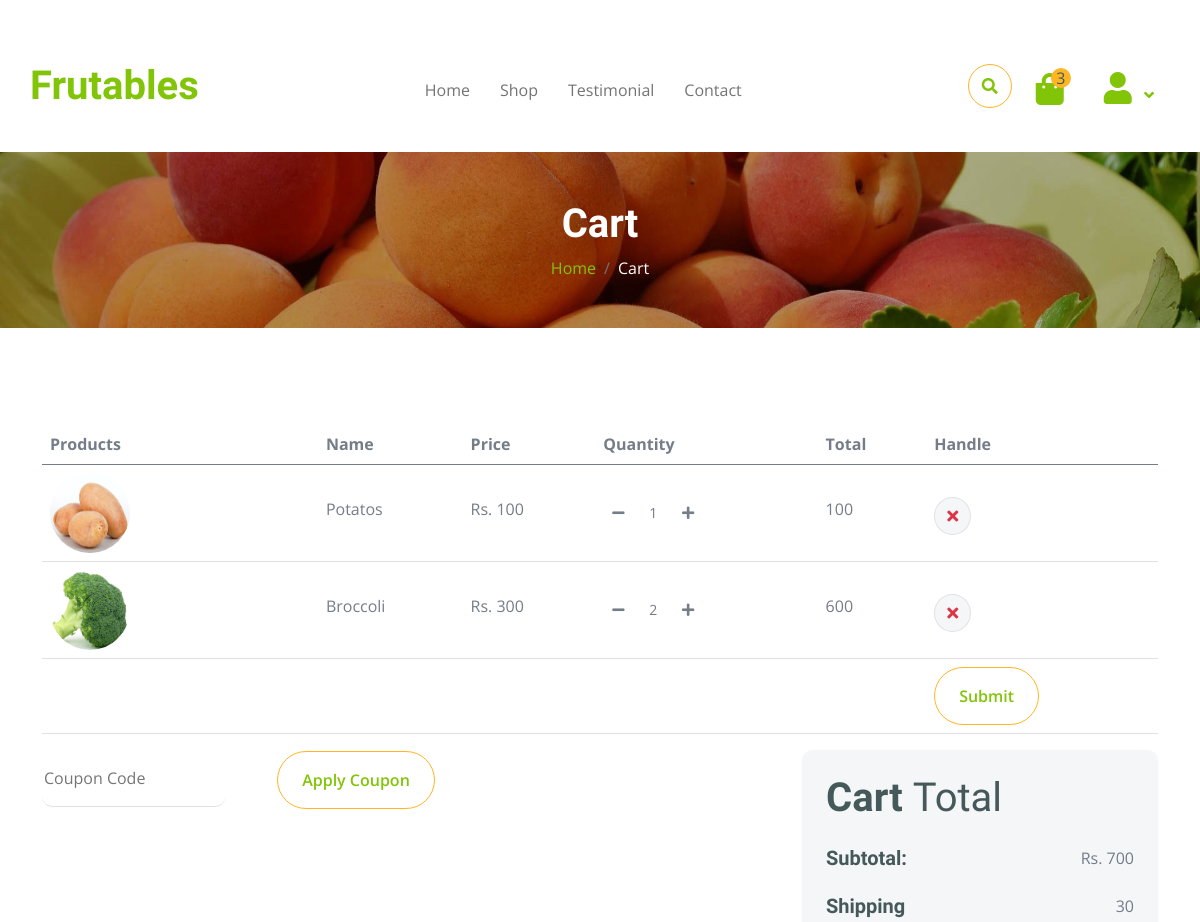
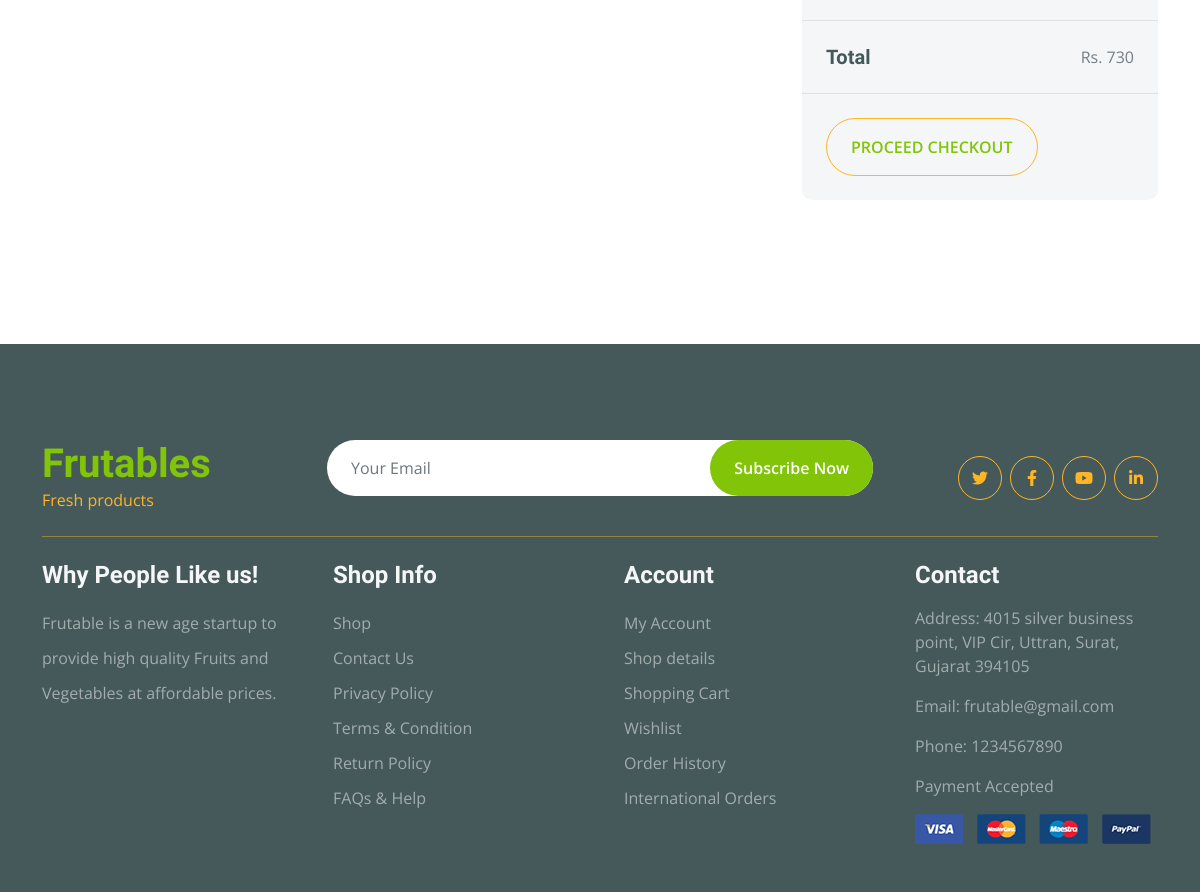
Page /cart/ (signed in) on the committed database (2 pictures, top to bottom).
### home/models.py (models this page shows, shortened)
class Contact(models.Model):
    name = models.CharField(max_length=100)
    discription = models.TextField(max_length=100)
    address = models.TextField(max_length=100)
    email = models.EmailField(max_length=100)
    number = models.IntegerField()
    url = models.CharField(max_length=1000)

class product(models.Model):
    name = models.CharField(max_length=50)
    discription = models.TextField(max_length=100)
    price = models.IntegerField()
    origin = models.CharField(max_length=100)
    weight = models.CharField(max_length=10)
    image = models.FileField(upload_to="product/")
    cat = models.ForeignKey(category , on_delete=models.CASCADE)
    quality = models.ForeignKey(subcategory , on_delete=models.CASCADE)

### cart/models.py (models this page shows, shortened)
class cart(models.Model):
    user_id = models.ForeignKey(register, on_delete=models.CASCADE)
    product_id = models.ForeignKey(product, on_delete=models.CASCADE)
    qty = models.IntegerField()
    total = models.IntegerField()

### cart/views.py (the view, shortened to what this page needs)
# urls.py: path('',cartview,name="cart"),
def cartview(request):
    user = base(request)
    sum = 0
    rate = 30
    a = cart.objects.filter(user_id = user[0].id).all()
    for i in a:
        sum += i.total
    context = {
        "row":user[0],
        "contact":user[1],
        "a" : a,
        "sum" : sum,
        "rate" : rate,
    }
    return render(request, "cart/cart.html", context)

### home/views.py (called while the page is built)
def base(request):
    std = ''
    if 'userid' in request.session:
        userid = request.session['userid']
        std = register.objects.get(id=userid)
    a = Contact.objects.get()
    return std,a

### cart/templates/cart/cart.html (shortened to what this page needs)
{% extends "base.html" %}
{% load static %}
{% block content %}
    <div class="container-fluid page-header py-5">
        <h1 class="text-center text-white display-6">Cart</h1>
        <ol class="breadcrumb justify-content-center mb-0">
            <li class="breadcrumb-item"><a href="{% url "home" %}">Home</a></li>
            <li class="breadcrumb-item active text-white">Cart</li>
        </ol>
    </div>
    <div class="container-fluid py-5">
        <div class="container py-5">
            <div class="table-responsive">
                <table class="table">
                    <thead>
                      <tr>
                        <th scope="col">Products</th>
                        <th scope="col">Name</th>
                        <th scope="col">Price</th>
                        <th scope="col">Quantity</th>
                        <th scope="col">Total</th>
                        <th scope="col">Handle</th>
                      </tr>
                    </thead>
                    <tbody>
                        <form method="post">
                        {% for row in a %}
                        <tr>
                            <th scope="row">
                                <div class="d-flex align-items-center">
                                    <img src="{{row.product_id.image.url}}" class="img-fluid me-5 rounded-circle" style="width: 80px; height: 80px;" alt="">
                                </div>
                            </th>
                            <td>
                                <p class="mb-0 mt-4">{{row.product_id.name}}</p>
                            </td>
                            <td>
                                <p class="mb-0 mt-4">Rs. {{row.product_id.price}}</p>
                            </td>
                            <td>
                                <div class="input-group mt-4" style="width: 100px;">
                                    <div class="input-group quantity mx-auto" style="width: 100px;">
                                        <div class="input-group-btn">
                                            <button type="button" class="btn btn-sm btn-minus" >
                                            <i class="fa fa-minus"></i>
                                            </button>
                                        </div>
                                        <input type="text" class="form-control form-control-sm border-0 text-center" name="qty[]" value="{{row.qty}}">
                                        <div class="input-group-btn">
                                            <button type="button" class="btn btn-sm btn-plus">
                                                <i class="fa fa-plus"></i>
                                            </button>
                                        </div>
                                    </div>
                                </div>
                            </td>
                            <td>
                                <p class="mb-0 mt-4">{{row.total}}</p>
                            </td>
                            <td>
                                <a href="{% url "cartdelete" row.id %}" class="btn btn-md rounded-circle bg-light border mt-4">
                                    <i class="fa fa-times text-danger"></i>
                                </a>
                            </td>
                        </tr>
                        {% endfor %}
                        <tr>
                            <td></td>
                            <td></td>
                            <td></td>
                            <td></td>
                            <td></td>
                            <td>
                                <button type="submit" name="cartsubmit" class="btn border-secondary rounded-pill px-4 py-3 text-primary">Submit</button>
                            </td>
                        </tr>
                    </form>
                </tbody>
            </table>
            </div>
            <div class="row g-4 justify-content-end">
                <div class="col-8">
                    <input type="text" class="border-0 border-bottom rounded me-5 py-3 mb-4" placeholder="Coupon Code">
                    <button class="btn border-secondary rounded-pill px-4 py-3 text-primary" type="button">Apply Coupon</button>
                </div>
                <div class="col-sm-8 col-md-7 col-lg-6 col-xl-4">
                    <div class="bg-light rounded">
                        <div class="p-4">
                            <h1 class="display-6 mb-4">Cart <span class="fw-normal">Total</span></h1>
                            <div class="d-flex justify-content-between mb-4">
                                <h5 class="mb-0 me-4">Subtotal:</h5>
                                <p class="mb-0">Rs. {{sum}}</p>
                            </div>
                            <div class="d-flex justify-content-between">
                                <h5 class="mb-0 me-4">Shipping</h5>
                                <div class="">
                                    <p class="mb-0">{{rate}}</p>
                                </div>
                            </div>
                        </div>
                        <div class="py-4 mb-4 border-top border-bottom d-flex justify-content-between">
                            <h5 class="mb-0 ps-4 me-4">Total</h5>
                            <p class="mb-0 pe-4">Rs. {{sum|add:rate}}</p>
                        </div>
                        <a href="{% url "checkout" %}" class="btn border-secondary rounded-pill px-4 py-3 text-primary text-uppercase mb-4 ms-4">
                            Proceed Checkout
                        </a>
                    </div>
                </div>
            </div>
        </div>
    </div>
{% endblock %}

### home/templates/base.html (shortened to what this page needs)
{% load static %}
<!DOCTYPE html>
<html lang="en">
<head>
    <link rel="stylesheet" href="https://use.fontawesome.com/releases/v5.15.4/css/all.css"/>
    <link href="https://cdn.jsdelivr.net/npm/bootstrap-icons@1.4.1/font/bootstrap-icons.css" rel="stylesheet">
    <link href="{% static "lib/lightbox/css/lightbox.min.css" %}" rel="stylesheet">
    <link href="{% static "lib/owlcarousel/assets/owl.carousel.min.css" %}" rel="stylesheet">
    <link href="{% static "css/bootstrap.min.css" %}" rel="stylesheet">
    <link href="{% static "css/style.css" %}" rel="stylesheet">
</head>
<body>
    <div class="container-fluid fixed-top">
        <div class="container topbar  d-none d-lg-block">
        </div>
        <div class="container px-0">
            <nav class="navbar navbar-light bg-white navbar-expand-xl">
                <a href="{% url "home" %}" class="navbar-brand"><h1 class="text-primary display-6">{{contact.name}}</h1></a>
                <div class="collapse navbar-collapse bg-white" id="navbarCollapse">
                    <div class="navbar-nav mx-auto">
                        <a href="{% url "home" %}" class="nav-item nav-link">Home</a>
                        <a href="{% url "shop" %}" class="nav-item nav-link">Shop</a>
                        <a href="{% url "testimonial" %}" class="nav-item nav-link">Testimonial</a>
                        <a href="{% url "contact" %}" class="nav-item nav-link">Contact</a>
                    </div>
                    <div class="d-flex m-3 me-0">
                        <button class="btn-search btn border border-secondary btn-md-square rounded-circle bg-white me-4" data-bs-toggle="modal" data-bs-target="#searchModal"><i class="fas fa-search text-primary"></i></button>
                        <a href="{% url "cart" %}" class="position-relative me-4 my-auto">
                            <i class="fa fa-shopping-bag fa-2x"></i>
                            <span class="position-absolute bg-secondary rounded-circle d-flex align-items-center justify-content-center text-dark px-1" style="top: -5px; left: 15px; height: 20px; min-width: 20px;">3</span>
                        </a>
                            <div class="nav-item dropdown">
                                <a href="" class="nav-link dropdown-toggle" data-bs-toggle="dropdown">
                                    <i class="fas fa-user fa-2x"></i>
                                </a>
                        </div>
                    </div>
                </div>
            </nav>
        </div>
    </div>
    {% block content %}
    {% endblock %}
    <div class="container-fluid bg-dark text-white-50 footer pt-5 mt-5">
        <div class="container py-5">
            <div class="pb-4 mb-4" style="border-bottom: 1px solid rgba(226, 175, 24, 0.5) ;">
                <div class="row g-4">
                    <div class="col-lg-3">
                            <h1 class="text-primary mb-0">{{contact.name}}</h1>
                            <p class="text-secondary mb-0">Fresh products</p>
                    </div>
                    <div class="col-lg-6">
                        <div class="position-relative mx-auto">
                            <input class="form-control border-0 w-100 py-3 px-4 rounded-pill" type="number" placeholder="Your Email">
                            <button type="submit" class="btn btn-primary border-0 border-secondary py-3 px-4 position-absolute rounded-pill text-white" style="top: 0; right: 0;">Subscribe Now</button>
                        </div>
                    </div>
                    <div class="col-lg-3">
                        <div class="d-flex justify-content-end pt-3">
                            <a class="btn  btn-outline-secondary me-2 btn-md-square rounded-circle" href=""><i class="fab fa-twitter"></i></a>
                            <a class="btn btn-outline-secondary me-2 btn-md-square rounded-circle" href=""><i class="fab fa-facebook-f"></i></a>
                            <a class="btn btn-outline-secondary me-2 btn-md-square rounded-circle" href=""><i class="fab fa-youtube"></i></a>
                            <a class="btn btn-outline-secondary btn-md-square rounded-circle" href=""><i class="fab fa-linkedin-in"></i></a>
                        </div>
                    </div>
                </div>
            </div>
            <div class="row g-5">
                <div class="col-lg-3 col-md-6">
                    <div class="footer-item">
                        <h4 class="text-light mb-3">Why People Like us!</h4>
                        <p class="mb-4">{{contact.discription}}</p>
                    </div>
                </div>
                <div class="col-lg-3 col-md-6">
                    <div class="d-flex flex-column text-start footer-item">
                        <h4 class="text-light mb-3">Shop Info</h4>
                        <a class="btn-link" href="">Shop</a>
                        <a class="btn-link" href="">Contact Us</a>
                        <a class="btn-link" href="">Privacy Policy</a>
                        <a class="btn-link" href="">Terms & Condition</a>
                        <a class="btn-link" href="">Return Policy</a>
                        <a class="btn-link" href="">FAQs & Help</a>
                    </div>
                </div>
                <div class="col-lg-3 col-md-6">
                    <div class="d-flex flex-column text-start footer-item">
                        <h4 class="text-light mb-3">Account</h4>
                        <a class="btn-link" href="">My Account</a>
                        <a class="btn-link" href="">Shop details</a>
                        <a class="btn-link" href="">Shopping Cart</a>
                        <a class="btn-link" href="">Wishlist</a>
                        <a class="btn-link" href="">Order History</a>
                        <a class="btn-link" href="">International Orders</a>
                    </div>
                </div>
                <div class="col-lg-3 col-md-6">
                    <div class="footer-item">
                        <h4 class="text-light mb-3">Contact</h4>
                        <p>Address: {{contact.address}}</p>
                        <p>Email: {{contact.email}}</p>
                        <p>Phone: {{contact.number}}</p>
                        <p>Payment Accepted</p>
                        <img src="{% static "img/payment.png" %}" class="img-fluid" alt="">
                    </div>
                </div>
            </div>
        </div>
    </div>
</body>
</html>

### static/css/style.css (style rules this page uses)
.btn { font-weight: 600; transition: .5s; }
.btn-md-square { width: 44px; height: 44px; }
.btn-square, .btn-sm-square, .btn-md-square, .btn-lg-square { padding: 0; display: flex; align-items: center; justify-content: center; font-weight: normal; }
.btn.border-secondary { transition: 0.5s; }
.fixed-top { transition: 0.5s; background: var(--bs-white); border: 0; }
.topbar { padding: 20px; border-radius: 230px 100px; }
.navbar .navbar-nav .nav-link { padding: 10px 15px; font-size: 16px; transition: .5s; }
.navbar { height: 100px; border-bottom: 1px solid rgba(255, 255, 255, .1); }
.navbar .dropdown-toggle::after { border: none; content: "\f107"; font-family: "Font Awesome 5 Free"; font-weight: 700; vertical-align: middle; margin-left: 8px; }
.page-header { position: relative; background: linear-gradient(rgba(0, 0, 0, 0.3), rgba(0, 0, 0, 0.3)), url(../img/cart-page-header-img.jpg); background-position: center center; background-repeat: no-repeat; background-size: cover; }
@media (min-width: 992px) { .hero-header, .page-header { margin-top: 152px !important; } }
.footer .footer-item .btn-link { line-height: 35px; color: rgba(255, 255, 255, .5); transition: 0.5s; }
.footer .footer-item p.mb-4 { line-height: 35px; }

### rows in the picture
Contact: name "Frutables", discription "Frutable is a new age startup to provide high quality Fruits and Vegetables at affordable prices.", address "4015 silver business point, VIP Cir, Uttran, Surat, Gujarat 394105", email "frutable@gmail.com", number "1234567890"
cart: product_id.image (picture), product_id.name "Potatos", product_id.price "100", qty "1", total "100"
cart: product_id.image (picture), product_id.name "Broccoli", product_id.price "300", qty "2", total "600"

### other values in the picture
{{ sum }} "700"
{{ rate }} "30"
{{ sum|add:rate }} "730"
